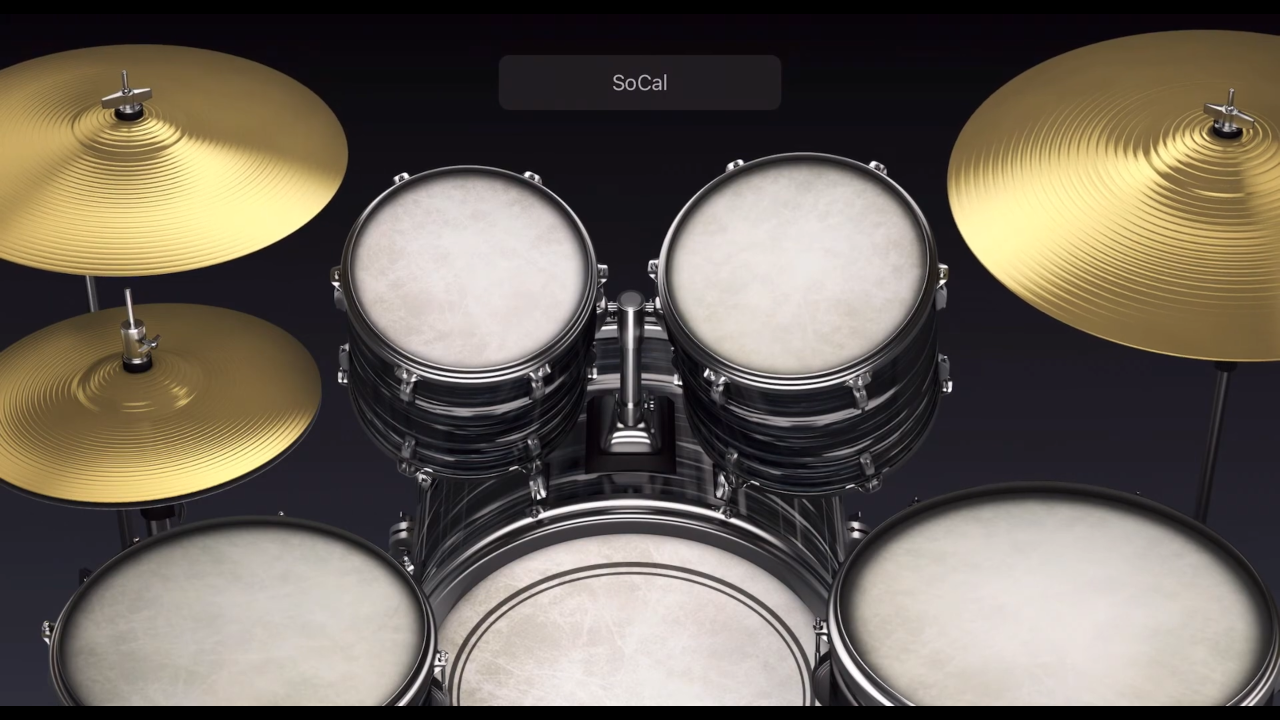
//> input picture drum/openCV_project_Drum/drum2.png, 2559 x 1439 px (shown at 1/2 size)
$ ./drum4   (built with g++ and OpenCV 4)
//> lines starting //> are read from the running program, lines starting //| are printed output that depends on the picture; after the words box and inside, x2 and y2 are one past the last pixel; in counts of white or black regions, pixels touching at a corner belong together
#include <opencv2/opencv.hpp>
#include <iostream>
#include <vector>
#include <string>
using namespace cv;
using namespace std;

/* ------------ ROI 정의 (원 2개 + 타원 3개) ------------ */
struct CircleROI { Point c; int r; string name; bool active=false; };
struct EllipseROI{ Point c; Size axes; double ang; string name; bool active=false; };

static inline Point clampPt(Point p, Size sz){
    p.x = max(0, min(p.x, sz.width-1));
    p.y = max(0, min(p.y,  sz.height-1));
    return p;
}

static void putCenteredLabel(Mat& img, const string& text, Point center,
                             double scale=0.9, int thickness=2,
                             const Scalar& color=Scalar(0,255,0)) {
    int baseline = 0;
    Size ts = getTextSize(text, FONT_HERSHEY_SIMPLEX, scale, thickness, &baseline);
    Point org(center.x - ts.width/2, center.y + ts.height/2);
    putText(img, text, org, FONT_HERSHEY_SIMPLEX, scale, color, thickness, LINE_AA);
}

// 사용자가 조정한 정규화 좌표(기억해둔 값) → 픽셀 ROI 생성
// 원: cx,cy,r  (W,H,min(W,H) 비율)
// 타원: cx,cy,ax,ay,ang  (ax,ay는 반축을 min(W,H) 비율)
static void makeMixedROIs(Size sz, vector<CircleROI>& circles, vector<EllipseROI>& ellipses){
    const int W=sz.width, H=sz.height, M=min(W,H);

    // --- 원(하이탐, 미들탐) ---
    struct Cn{ float cx,cy,r; const char* n; };
    const Cn cset[] = {
        {0.370f, 0.365f, 0.150f, "Tom-Hi"},   // 하이탐
        {0.625f, 0.365f, 0.170f, "Tom-Mid"},  // 미들탐
    };
    for (auto&p:cset){
        CircleROI R; R.c = clampPt(Point(int(p.cx*W+0.5f),int(p.cy*H+0.5f)), sz);
        R.r = max(5,int(p.r*M+0.5f)); R.name=p.n; circles.push_back(R);
    }

    // --- 타원(크래쉬L, 킥, 크래쉬R) ---
    struct En{ float cx,cy,ax,ay,ang; const char* n; };
    const En eset[] = {
        {0.100f, 0.205f, 0.33f, 0.16f, -1.0f, "Cymbal-L"},
        {0.490f, 0.975f, 0.25f, 0.20f,  0.0f, "Kick"},
        {0.950f, 0.260f, 0.37f, 0.23f, +6.0f, "Cymbal-R"}
    };
    for (auto&p:eset){
        EllipseROI E;
        E.c    = clampPt(Point(int(p.cx*W+0.5f),int(p.cy*H+0.5f)), sz);
        E.axes = Size(max(5,int(p.ax*M+0.5f)), max(5,int(p.ay*M+0.5f)));
        E.ang  = p.ang; E.name=p.n; ellipses.push_back(E);
    }
}

/* -------------------------- 메인 -------------------------- */
int main(int argc, char** argv){
    string img_path = (argc>=2)? argv[1] : "drum2.png"; // 배경 이미지
    int maxW = (argc>=3)? atoi(argv[2]) : 960;          // 가로 최대폭(축소)

    Mat drum = imread(img_path);
//> drum is the input picture: 1439 rows x 2559 cols, CV_8UC3; mean B, G, R 91.1, 102.2, 110.6
    if (drum.empty()){ cerr<<"cannot read "<<img_path<<"\n"; return -1; }
    if (drum.cols>maxW){ double s=double(maxW)/drum.cols; resize(drum,drum,Size(),s,s,INTER_AREA); }
//> after `double s = double(maxW)/ drum.cols`: s = 0.375

    // ROI 준비 + 마스크/면적 미리 계산 (마스크 순서: 원들 → 타원들)
    vector<CircleROI> cROIs; vector<EllipseROI> eROIs;
    makeMixedROIs(drum.size(), cROIs, eROIs);

    vector<Mat> masks; vector<int> areas;
    for (auto&r:cROIs){
        Mat m=Mat::zeros(drum.size(),CV_8U);
        circle(m,r.c,r.r,Scalar(255),FILLED,LINE_AA);
        masks.push_back(m); areas.push_back(countNonZero(m));
    }
    for (auto&e:eROIs){
        Mat m=Mat::zeros(drum.size(),CV_8U);
        ellipse(m,e.c,e.axes,e.ang,0,360,Scalar(255),FILLED,LINE_AA);
        masks.push_back(m); areas.push_back(countNonZero(m));
    }

    // 카메라/배경
    VideoCapture cap; if (!cap.open(0, cv::CAP_V4L2)){ cerr<<"camera open fail\n"; return -1; }
    cap.set(CAP_PROP_FPS,30);
    Ptr<BackgroundSubtractorMOG2> bg=createBackgroundSubtractorMOG2(500,20,true);
    bg->setDetectShadows(false);

    // 슬라이더(흰 뚜껑 전용)
    namedWindow("CapTune");
    int varThr=20;     createTrackbar("varThr","CapTune",&varThr,100);
    int lr1000=0;      createTrackbar("lr x1000","CapTune",&lr1000,100); // 0이면 자동
    int thPercent=3;   createTrackbar("thresh %","CapTune",&thPercent,50);
    int whiteSmax=55;  createTrackbar("white Smax","CapTune",&whiteSmax,255);
    int whiteVmin=185; createTrackbar("white Vmin","CapTune",&whiteVmin,255);
    int minArea=80;    createTrackbar("min area","CapTune",&minArea,10000);
    int maxArea=5000;  createTrackbar("max area","CapTune",&maxArea,60000);
    int blurK=2, openK=1, dilK=1;
    createTrackbar("blur k","CapTune",&blurK,6);
    createTrackbar("open k","CapTune",&openK,6);
    createTrackbar("dilate k","CapTune",&dilK,6);

    bool show_mask=false;
    cout<<"Keys: b=bg reset, m=mask toggle, q/ESC: quit\n";

    Mat cam,camRsz,fg,vis;
    while(true){
        if(!cap.read(cam)||cam.empty()) break;
        resize(cam,camRsz,drum.size());

        // BG subtract
        int ksz=max(1,2*blurK+1);
        Mat gray; cvtColor(camRsz,gray,COLOR_BGR2GRAY);
        GaussianBlur(gray,gray,Size(ksz,ksz),0);
        bg->setVarThreshold(max(1,varThr));
        double lr=(lr1000==0)? -1.0 : (lr1000/1000.0);
        bg->apply(gray,fg,lr);
//> fg: 540 rows x 960 cols, CV_8UC1; every value is 255

        // 흰 뚜껑 HSV
        Mat hsv; cvtColor(camRsz,hsv,COLOR_BGR2HSV);
//> after `cvtColor(camRsz, hsv, COLOR_BGR2HSV)`: hsv: 540 rows x 960 cols, CV_8UC3; mean H, S, V 67.5, 58.6, 111.9
        Mat white; inRange(hsv,Scalar(0,0,whiteVmin),Scalar(180,whiteSmax,255),white);
//> after `inRange(hsv, Scalar(0, 0, whiteVmin), Scalar(180, whiteSmax, 255), whi`:
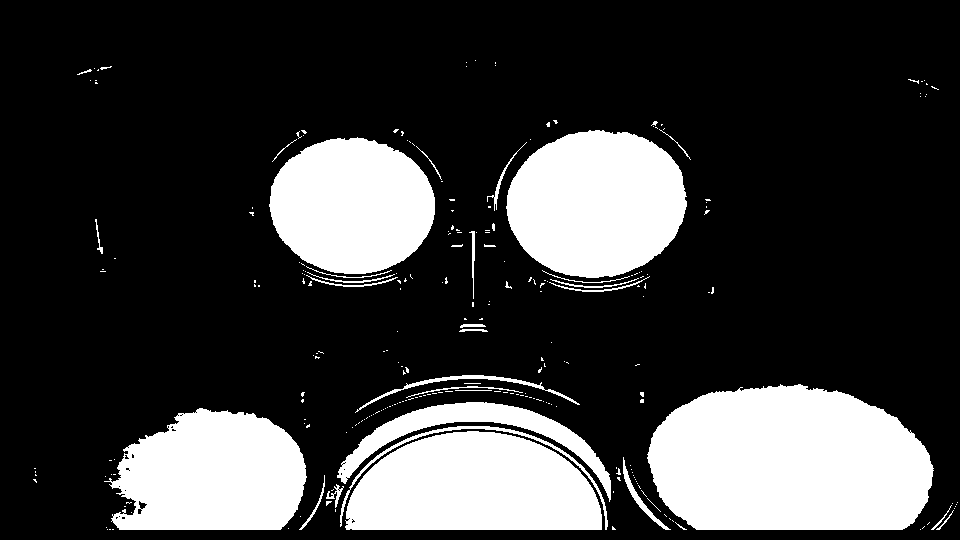
//> white: 540 rows x 960 cols, CV_8UC1; 23.7% white; 252 white regions (217 under 20 px), largest, box (x1, y1, x2, y2) and area: (647, 384, 934, 530) 34569, (506, 130, 687, 278) 20830, (345, 431, 602, 530) 20229

        // 교집합 + 보정 + 컴포넌트 필터
        Mat capMask; bitwise_and(white,fg,capMask);
        if(openK>0){ Mat k=getStructuringElement(MORPH_ELLIPSE,Size(2*openK+1,2*openK+1)); morphologyEx(capMask,capMask,MORPH_OPEN,k); }
        if(dilK>0){ Mat k=getStructuringElement(MORPH_ELLIPSE,Size(2*dilK+1,2*dilK+1)); dilate(capMask,capMask,k); }
//> after `dilate(capMask, capMask, k)`: capMask: 540 rows x 960 cols, CV_8UC1; 24.3% white; 45 white regions (19 under 20 px), largest, box (x1, y1, x2, y2) and area: (646, 383, 935, 531) 35237, (339, 425, 609, 531) 22529, (505, 129, 688, 279) 21296
        Mat lab,st,ce; int n=connectedComponentsWithStats(capMask,lab,st,ce,8,CV_32S);
//> after `int n = connectedComponentsWithStats(capMask, lab, st, ce, 8, CV_32S)`:
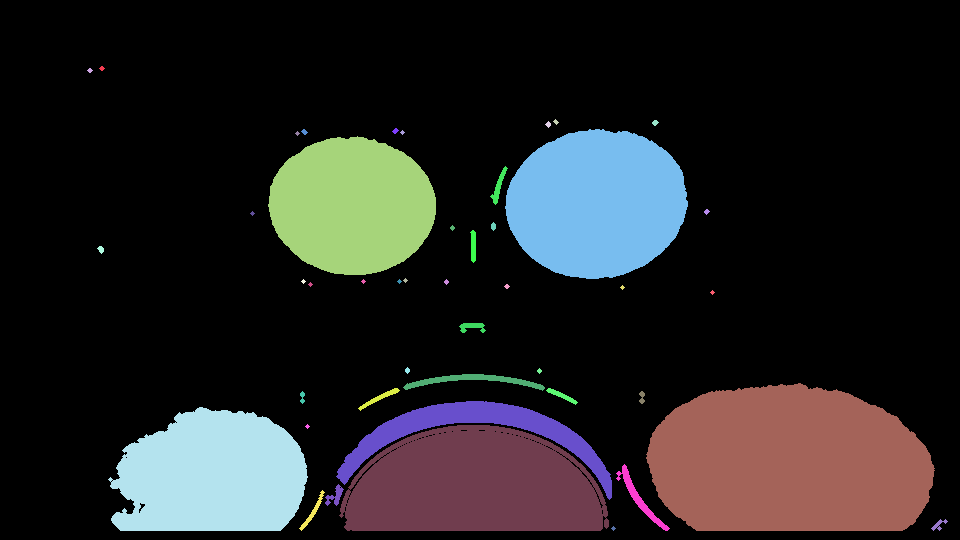
//> lab: 540 rows x 960 cols, CV_32SC1; 46 distinct labels, from 0 to 45; one colour per label, 0 black
//> after `int n = connectedComponentsWithStats(capMask, lab, st, ce, 8, CV_32S)`: st = 46 rows, first 6: [0, 0, 960, 540, 392450], [99, 66, 6, 5, 18], [87, 68, 6, 5, 18], [553, 119, 6, 6, 18], [545, 121, 6, 7, 24], [652, 120, 7, 6, 27]; ce = 46 pairs, first value 89.5 to 938.4, second value 68 to 528; n = 46
        Mat pen=Mat::zeros(capMask.size(),CV_8U);
        for(int i=1;i<n;++i){ int a=st.at<int>(i,CC_STAT_AREA); if(a>=minArea&&a<=maxArea) pen.setTo(255, lab==i); }
//> this loop made 45 passes
//> a on passes 1 to 12: 18, 18, 18, 24, 27, 24, 24, 21296, 13, 13, 18083, 200
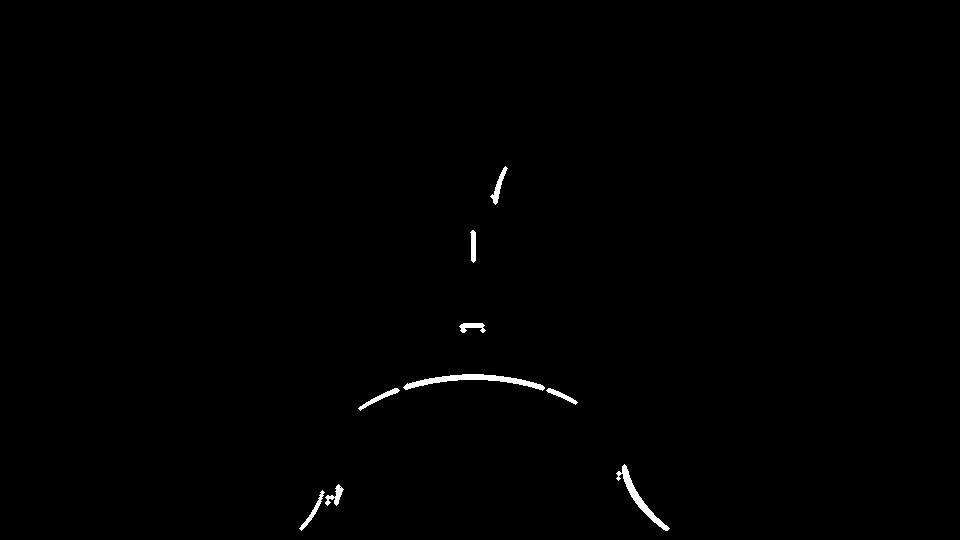
//> pen: 540 rows x 960 cols, CV_8UC1; 0.49% white; 9 white regions, largest, box (x1, y1, x2, y2) and area: (403, 374, 545, 391) 798, (616, 464, 670, 531) 552, (490, 166, 508, 205) 200

        // 합성
        vis=drum.clone(); camRsz.copyTo(vis,pen);
//> after `camRsz.copyTo(vis, pen)`: vis: 540 rows x 960 cols, CV_8UC3; mean B, G, R 91.1, 102.2, 110.6

        // 겹침 계산/그리기 (원부터)
        double thr=thPercent/100.0; size_t idx=0;

        for(auto& r:cROIs){
            Mat inter; bitwise_and(pen,masks[idx],inter);
            double frac = (areas[idx]>0)? (double)countNonZero(inter)/areas[idx] : 0.0;
            r.active = (frac>=thr);
            Scalar col = r.active? Scalar(0,0,255):Scalar(0,255,0);
            circle(vis,r.c,r.r,col,4,LINE_AA);
            putCenteredLabel(vis, r.name, r.c, 0.9, 2, col);
            idx++;
        }
//> this loop made 2 passes
//> (frac, r.active, col, r.c, r.r, baseline in putCenteredLabel, ts in putCenteredLabel, org in putCenteredLabel) on passes 1 to 2: (0, false, Scalar(0, 255), Point(355, 197), 81, 9, Size(111, 20), Point(300, 207)), (0, false, Scalar(0, 255), Point(600, 197), 92, 9, Size(130, 20), Point(535, 207))
//> pass 1, in putCenteredLabel, `putText(img, text, org, FONT_HERSHEY_SIMPLEX, scale, color, thickness,..`:
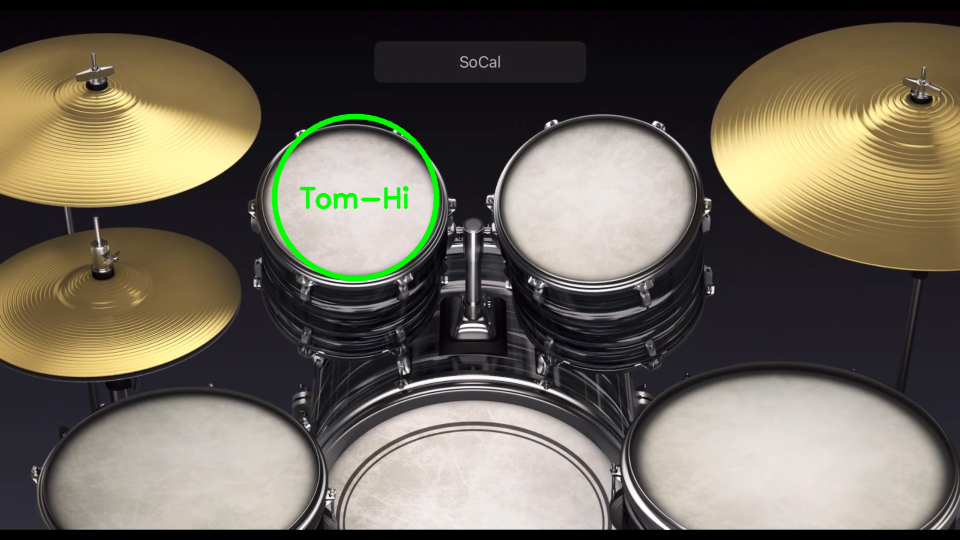
//> img: 540 rows x 960 cols, CV_8UC3; mean B, G, R 90.2, 103, 109.6
//> after the loop, idx = 2
        for(auto& e:eROIs){
            Mat inter; bitwise_and(pen,masks[idx],inter);
            double frac = (areas[idx]>0)? (double)countNonZero(inter)/areas[idx] : 0.0;
            e.active = (frac>=thr);
            Scalar col = e.active? Scalar(0,0,255):Scalar(0,255,0);
            ellipse(vis,e.c,e.axes,e.ang,0,360,col,4,LINE_AA);
            // 킥처럼 하단에 붙은 건 살짝 위로 올려주면 보기 좋음
            Point labelPt = e.c;
            if (e.name=="Kick") labelPt.y -= 10;
            putCenteredLabel(vis, e.name, labelPt, 0.9, 2, col);
            idx++;
        }
//> this loop made 3 passes
//> (frac, e.axes, e.ang, ts in putCenteredLabel, org in putCenteredLabel, e.name) on passes 1 to 3: (0, Size(178, 86), -1, Size(142, 20), Point(25, 121), "Cymbal-L"), (0.000597, Size(135, 108), 0, Size(60, 20), Point(440, 527), "Kick"), (0, Size(200, 124), 6, Size(146, 20), Point(839, 150), "Cymbal-R")
//> pass 1, in putCenteredLabel (call 3), `putText(img, text, org, FONT_HERSHEY_SIMPLEX, scale, color, thickness,..`:
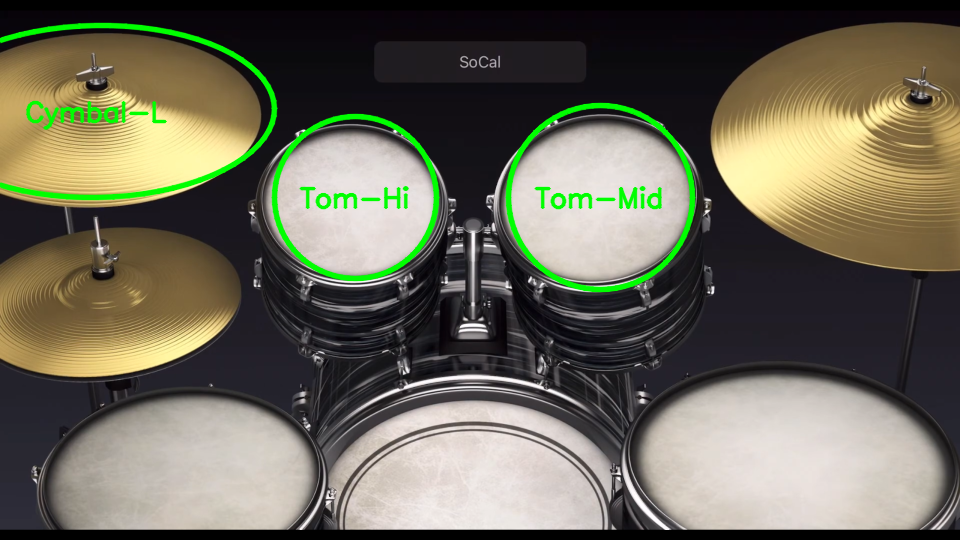
//> img: 540 rows x 960 cols, CV_8UC3; mean B, G, R 88.6, 105.3, 107.6
//> pass 3, in putCenteredLabel (call 5), `putText(img, text, org, FONT_HERSHEY_SIMPLEX, scale, color, thickness,..`:
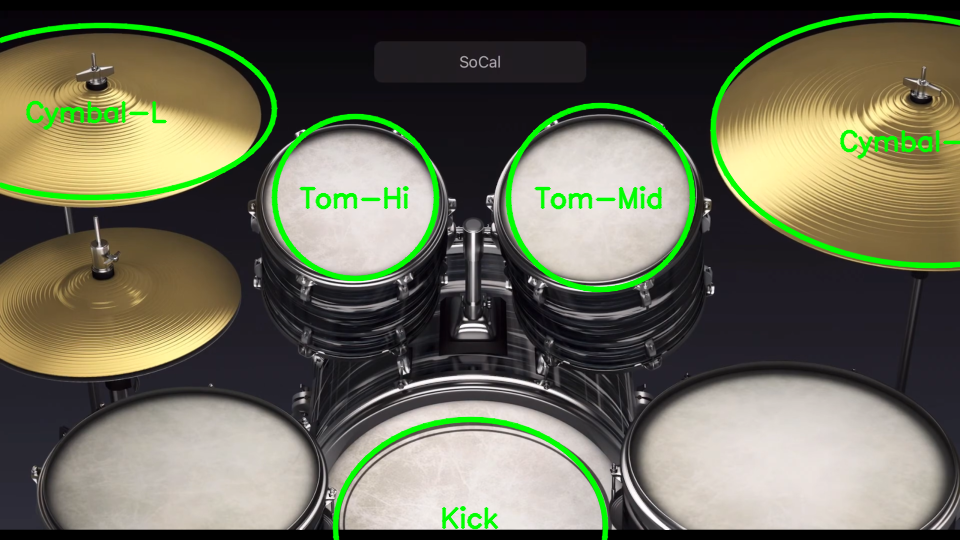
//> img: 540 rows x 960 cols, CV_8UC3; mean B, G, R 87.2, 107.1, 105.8
//> after the loop, idx = 5

        putText(vis,"b: reset bg | m: mask | q/ESC: quit",Point(10,vis.rows-10),
                FONT_HERSHEY_SIMPLEX,0.5,Scalar(255,255,255),1,LINE_AA);
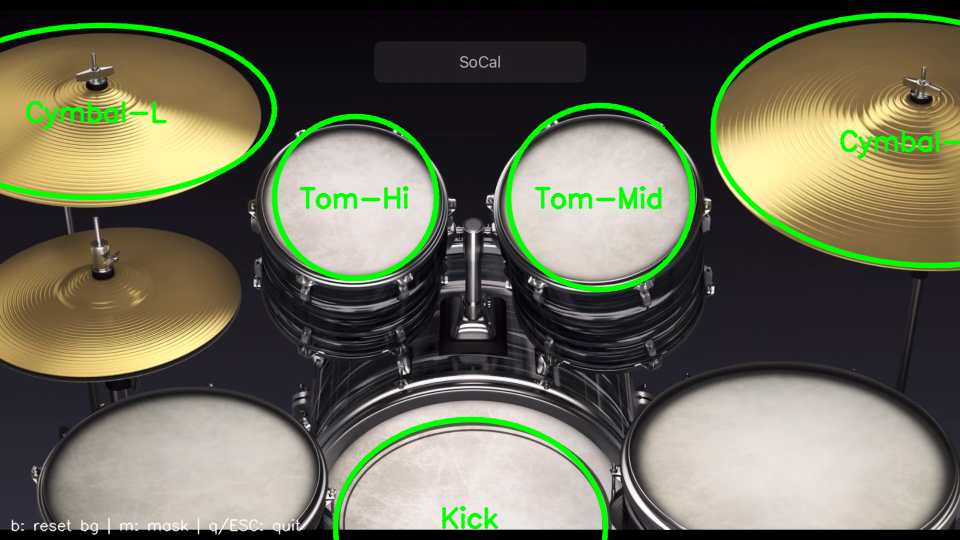
//> vis: 540 rows x 960 cols, CV_8UC3; 0.31% of pixels changed, all inside (x1, y1, x2, y2) = (11, 517, 301, 536)

        namedWindow("Drum (Mixed ROI Cap)", WINDOW_NORMAL);
        resizeWindow("Drum (Mixed ROI Cap)", drum.cols, drum.rows);
        imshow("Drum (Mixed ROI Cap)", vis);
        if(show_mask) imshow("Mask", pen); else destroyWindow("Mask");

        int key=waitKey(1);
//> the 'q' key is pressed
        if(key==27||key=='q') break;
        if(key=='m') show_mask=!show_mask;
        if(key=='b'){ bg=createBackgroundSubtractorMOG2(500,varThr,true); bg->setDetectShadows(false); cout<<"BG reset\n"; }
    }
    return 0;
}
